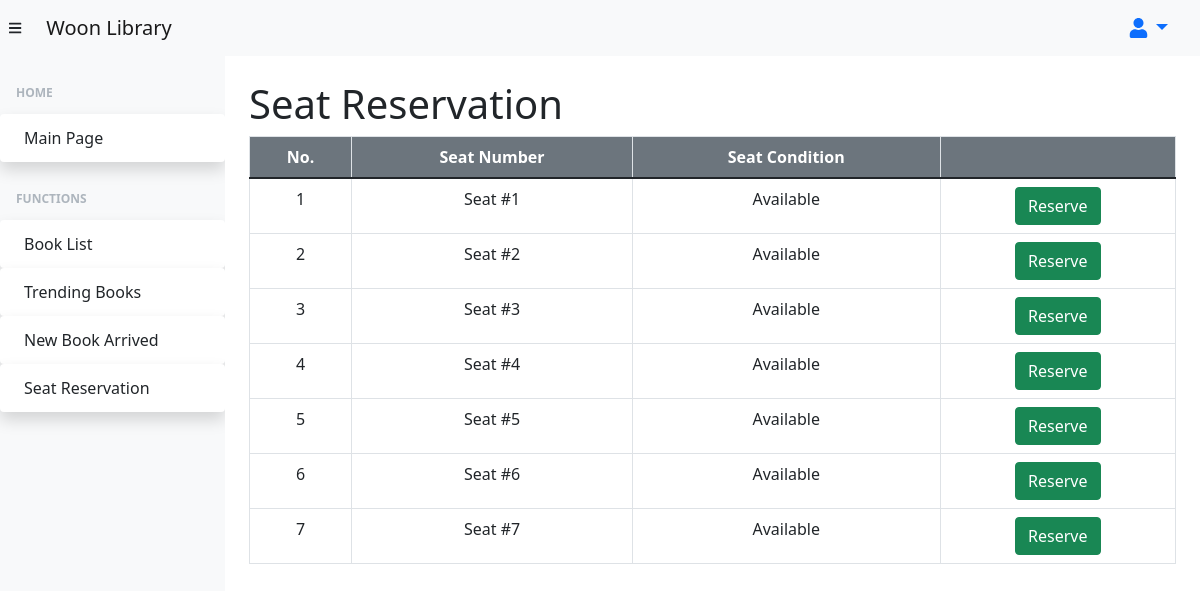
Page /seatreserve.php on the committed database.
### tables this page shows
CREATE TABLE `seat` (
  `Seat_ID` int(10) NOT NULL,
  `Seat_Num` varchar(255) NOT NULL,
  `Seat_Condition` tinytext NOT NULL,
  `Seater` int(10) DEFAULT NULL
);

### seatreserve.php (the view, shortened to what this page needs)
<!DOCTYPE html>
<html lang="en">
<?php
    include "librarydb.php";
?>
    <head>
        <link href="https://cdn.jsdelivr.net/npm/simple-datatables@latest/dist/style.css" rel="stylesheet" />
        <link href="css/styles.css" rel="stylesheet" />
    </head>
    <body class="sb-nav-fixed"style="background:url('https://www.citeonline.com/wp-content/uploads/2019/09/iStock-969066628.jpg'); background-size:100% 100%;">
        <nav class="sb-topnav navbar navbar-expand navbar-light bg-light">
            <button class="btn btn-link btn-sm order-1 order-lg-0 me-4 me-lg-0" id="sidebarToggle" href="#!"><i class="fas fa-bars"></i></button>
            <a class="navbar-brand ps-3" href="index.php">Woon Library</a>
            <ul id="userprofile"class="nav justify-content-end btn-lg">
                <li class="nav-item dropdown">
                    <a class="nav-link dropdown-toggle" id="navbarDropdown" href="#" role="button" data-bs-toggle="dropdown" aria-expanded="false"><i class="fas fa-user fa-fw"></i></a>
                </li>
            </ul>
        </nav>
        <div id="layoutSidenav">
            <div id="layoutSidenav_nav">
                <nav class="sb-sidenav accordion sb-sidenav-light" id="sidenavAccordion">
                    <div class="sb-sidenav-menu">
                        <div class="nav">
                            <div class="sb-sidenav-menu-heading">Home</div>
                            <a class="nav-link shadow bg-white rounded" href="index.php">
                                Main Page
                            </a>
                            <div class="sb-sidenav-menu-heading">Functions</div>
                            <a class="nav-link shadow bg-white rounded" href="booklist.php">
                                Book List
                            </a>
                            <a class="nav-link shadow bg-white rounded" href="trendingbook.php">
                                Trending Books
                            </a>
                            <a class="nav-link shadow bg-white rounded" href="newbook.php">
                                New Book Arrived
                            </a>
                            <a class="nav-link shadow bg-white rounded" href="seatreserve.php">
                                Seat Reservation
                            </a>
                    </div>
                </nav>
            </div>
            <div id="layoutSidenav_content">
                <main>
                    <div class="container-fluid px-4">
                        <h1 class="mt-4">Seat Reservation</h1>
                        <div class="row">
                            <div class="col-xl-60 col-md-60">
                            <?php
                                $sqltran = mysqli_query($con, "SELECT * FROM seat")or die(mysqli_error($con));
                                while ($row = mysqli_fetch_array($sqltran)) {
                                echo "<table class='table table-hover table-bordered text-center' id='SLIST' name='SLIST'>";
                                echo  "<thead class='bg-secondary text-white'><tr><th scope='col1'>No.</th><th scope='col2'>Seat Number</th><th scope='col3'>Seat Condition</th><th scope='col4'></th></tr></thead>";
                                do
                                {
                                echo "<tr class='SeatRow'>";
                                echo "<td>". $row['Seat_ID'] ."</td>";
                                echo "<td>" . $row['Seat_Num'] . "</td>";
                                echo "<td>" . $row['Seat_Condition'] . "</td>";
                                if( $row['Seat_Condition']=='Not Available'||$row['Seat_Condition']=='Sanitizing'||$row['Seat_Condition']=='Reserved'){
                                echo "<td><input class='btn btn-success' name='reserveNOW' type='submit' value='Reserve' disabled/></td>";
                                }else{
                                    echo "<form action='' method='post'>";
                                    echo "<td><input class='btn btn-success' name='reserveNOW' type='submit' value='Reserve'/></td>";
                                    echo "</form>";
                                }
                                echo "</tr>";
                                }while($row = mysqli_fetch_array($sqltran));
                                echo "</table>";
                                }
                            ?>
                            </div>
                        </div>
                        </div>
                        </div>
                    </div>
    </body>
</html>

### rows in the picture
seat: Seat_ID "1", Seat_Num "Seat #1", Seat_Condition "Available"
seat: Seat_ID "2", Seat_Num "Seat #2", Seat_Condition "Available"
seat: Seat_ID "3", Seat_Num "Seat #3", Seat_Condition "Available"
seat: Seat_ID "4", Seat_Num "Seat #4", Seat_Condition "Available"
seat: Seat_ID "5", Seat_Num "Seat #5", Seat_Condition "Available"
seat: Seat_ID "6", Seat_Num "Seat #6", Seat_Condition "Available"
seat: Seat_ID "7", Seat_Num "Seat #7", Seat_Condition "Available"
